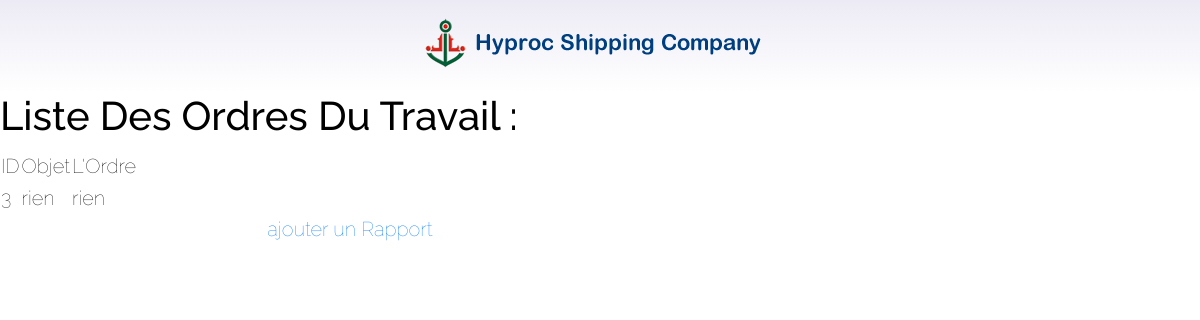
Page /afficherOrdreTravail.php on the committed database.
### tables this page shows
CREATE TABLE IF NOT EXISTS `ordre_travaille` (
  `id_o` int(11) NOT NULL AUTO_INCREMENT,
  `objet` varchar(50) NOT NULL,
  `description` varchar(255) NOT NULL,
  PRIMARY KEY (`id_o`)
);

### afficherOrdreTravail.php (the view, shortened to what this page needs)
<!DOCTYPE html>
<html lang="en">
<head>
    <?php include ("php/head.php")
    ?>
</head>
<body>
<?php include ("php/header.php");
include('bdd.php');
    $sql4="SELECT objet,description,id_o FROM ordre_travaille";
echo "<h2>Liste Des Ordres Du Travail : </h2> ";
  echo "<table >
  <tr>
  <th>ID</th>
 <th>Objet </th>
  <th>L'Ordre</th>
</tr> ";
$resultat_rapport=$conn->query($sql4);
if($resultat_rapport->num_rows >0){
    while($row_rapport = $resultat_rapport->fetch_assoc()){
        $objet = $row_rapport['objet'] ;
        $description1 = $row_rapport['description'];
                $id1=$row_rapport['id_o'];
         echo "<tr>
              <td>".$id1."</td>
              <td>".$objet."</td>
                                             <td>".$description1 ."</td>
      </tr>";
}
   }
           echo "</table>";
?>
 <div class="back3 col-lg-7 col-md-12">
            <a href="ajouterRapport.php">ajouter un Rapport</a>
            </div>
</body>
</html>

### CSS.css (style rules this page uses)
[class*="col"] { text-align: center; background-color: white; }
* { font-size: 20px; color: black; font-weight: 100; font-family: 'Raleway',sans-serif ; }

### rows in the picture
ordre_travaille: id_o "3", objet "rien", description "rien"
